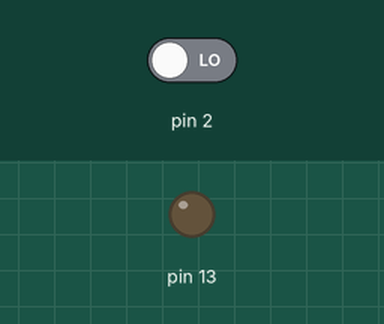
Simulated run of this sketch. Board: Arduino Uno, built with avr-gcc and run on an emulated ATmega328P. On the bench: output pins drawn as LEDs (lit = HIGH). Dashed ring = blinking. The test bench sets the inputs (shaded band); at power-on: pin 2 LOW.

Above: at 1.2 s.
1.3 s: pin 2 driven HIGH
At 1.45 s:
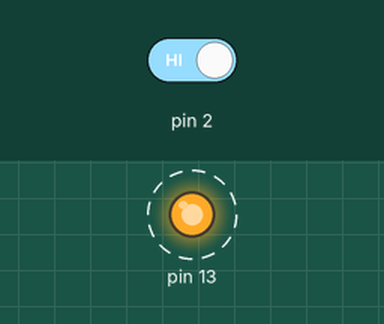
4.3 s: pin 2 driven LOW
At 5.1 s:
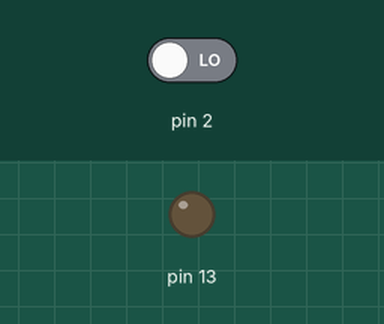
Timing chart, 0 to 7.3 s (numbered marks = the images above; inputs shaded):
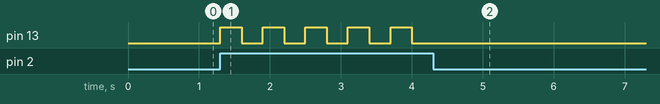

Measured:
- after the input at 1.3 s, pin 13: alternates HIGH for 0.30 s and LOW for 0.30 s, starting at once
- after the input at 4.3 s, pin 13: stops changing and stays LOW

The sketch:

toggle-led.ino
```cpp
int ledState = LOW;   // المتغير الذكي — يتذكر حالة الـ LED

void setup() {
  pinMode(2, INPUT);
  pinMode(13, OUTPUT);
}

void loop() {
  if (digitalRead(2) == HIGH) {  // لو ضغطت
    ledState = !ledState;         // اعكس الحالة (شغال↔مطفي)
    digitalWrite(13, ledState);
    delay(300);                   // فاصل بين الضغطات
  }
}
```
